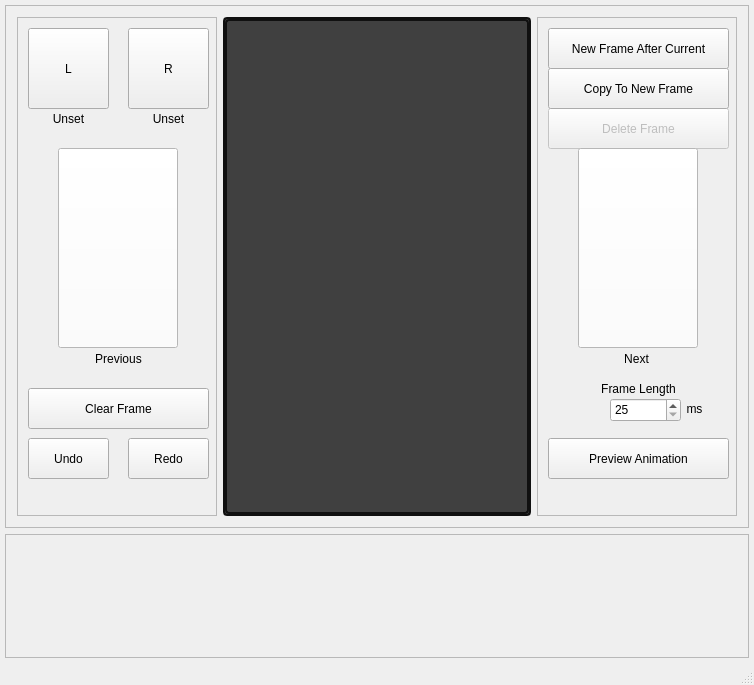
<?xml version="1.0" encoding="UTF-8"?>
<ui version="4.0">
 <class>MainWindow</class>
 <widget class="QMainWindow" name="MainWindow">
  <property name="geometry">
   <rect>
    <x>0</x>
    <y>0</y>
    <width>754</width>
    <height>685</height>
   </rect>
  </property>
  <property name="sizePolicy">
   <sizepolicy hsizetype="MinimumExpanding" vsizetype="MinimumExpanding">
    <horstretch>0</horstretch>
    <verstretch>0</verstretch>
   </sizepolicy>
  </property>
  <property name="minimumSize">
   <size>
    <width>12</width>
    <height>20</height>
   </size>
  </property>
  <property name="windowTitle">
   <string>Tower of Lights v3.0</string>
  </property>
  <property name="tabShape">
   <enum>QTabWidget::Rounded</enum>
  </property>
  <widget class="QWidget" name="centralWidget">
   <property name="sizePolicy">
    <sizepolicy hsizetype="MinimumExpanding" vsizetype="MinimumExpanding">
     <horstretch>0</horstretch>
     <verstretch>0</verstretch>
    </sizepolicy>
   </property>
   <property name="minimumSize">
    <size>
     <width>0</width>
     <height>0</height>
    </size>
   </property>
   <layout class="QVBoxLayout" name="verticalLayout">
    <property name="leftMargin">
     <number>5</number>
    </property>
    <property name="topMargin">
     <number>5</number>
    </property>
    <property name="rightMargin">
     <number>5</number>
    </property>
    <property name="bottomMargin">
     <number>5</number>
    </property>
    <item>
     <widget class="QScrollArea" name="scrollArea">
      <property name="widgetResizable">
       <bool>true</bool>
      </property>
      <widget class="QWidget" name="scrollAreaWidgetContents">
       <property name="geometry">
        <rect>
         <x>0</x>
         <y>0</y>
         <width>742</width>
         <height>496</height>
        </rect>
       </property>
       <layout class="QHBoxLayout" name="horizontalLayout_3">
        <item>
         <widget class="QScrollArea" name="scrollArea_3">
          <property name="sizePolicy">
           <sizepolicy hsizetype="Fixed" vsizetype="Expanding">
            <horstretch>0</horstretch>
            <verstretch>0</verstretch>
           </sizepolicy>
          </property>
          <property name="minimumSize">
           <size>
            <width>200</width>
            <height>472</height>
           </size>
          </property>
          <property name="widgetResizable">
           <bool>true</bool>
          </property>
          <widget class="QWidget" name="scrollAreaWidgetContents_4">
           <property name="geometry">
            <rect>
             <x>0</x>
             <y>0</y>
             <width>198</width>
             <height>470</height>
            </rect>
           </property>
           <widget class="QPushButton" name="pushButton_l">
            <property name="geometry">
             <rect>
              <x>10</x>
              <y>10</y>
              <width>81</width>
              <height>81</height>
             </rect>
            </property>
            <property name="styleSheet">
             <string notr="true"/>
            </property>
            <property name="text">
             <string>L</string>
            </property>
           </widget>
           <widget class="QPushButton" name="pushButton_r">
            <property name="geometry">
             <rect>
              <x>110</x>
              <y>10</y>
              <width>81</width>
              <height>81</height>
             </rect>
            </property>
            <property name="text">
             <string>R</string>
            </property>
           </widget>
           <widget class="QLabel" name="label_2">
            <property name="geometry">
             <rect>
              <x>10</x>
              <y>90</y>
              <width>81</width>
              <height>21</height>
             </rect>
            </property>
            <property name="text">
             <string>Unset</string>
            </property>
            <property name="alignment">
             <set>Qt::AlignCenter</set>
            </property>
           </widget>
           <widget class="QLabel" name="label_3">
            <property name="geometry">
             <rect>
              <x>110</x>
              <y>90</y>
              <width>81</width>
              <height>21</height>
             </rect>
            </property>
            <property name="text">
             <string>Unset</string>
            </property>
            <property name="alignment">
             <set>Qt::AlignCenter</set>
            </property>
           </widget>
           <widget class="QLabel" name="label_6">
            <property name="geometry">
             <rect>
              <x>60</x>
              <y>330</y>
              <width>81</width>
              <height>21</height>
             </rect>
            </property>
            <property name="text">
             <string>Previous</string>
            </property>
            <property name="alignment">
             <set>Qt::AlignCenter</set>
            </property>
           </widget>
           <widget class="QPushButton" name="pushButton_redo">
            <property name="geometry">
             <rect>
              <x>110</x>
              <y>420</y>
              <width>81</width>
              <height>41</height>
             </rect>
            </property>
            <property name="text">
             <string>Redo</string>
            </property>
           </widget>
           <widget class="QPushButton" name="pushButton_undo">
            <property name="geometry">
             <rect>
              <x>10</x>
              <y>420</y>
              <width>81</width>
              <height>41</height>
             </rect>
            </property>
            <property name="styleSheet">
             <string notr="true"/>
            </property>
            <property name="text">
             <string>Undo</string>
            </property>
           </widget>
           <widget class="QPushButton" name="pushButton_prev">
            <property name="geometry">
             <rect>
              <x>40</x>
              <y>130</y>
              <width>120</width>
              <height>200</height>
             </rect>
            </property>
            <property name="styleSheet">
             <string notr="true">background-color: rgb(255, 255, 255);</string>
            </property>
            <property name="text">
             <string/>
            </property>
           </widget>
           <widget class="QPushButton" name="pushButton_clearFrame">
            <property name="geometry">
             <rect>
              <x>10</x>
              <y>370</y>
              <width>181</width>
              <height>41</height>
             </rect>
            </property>
            <property name="styleSheet">
             <string notr="true"/>
            </property>
            <property name="text">
             <string>Clear Frame</string>
            </property>
           </widget>
          </widget>
         </widget>
        </item>
        <item>
         <widget class="QScrollArea" name="scrollArea_4">
          <property name="minimumSize">
           <size>
            <width>120</width>
            <height>200</height>
           </size>
          </property>
          <property name="maximumSize">
           <size>
            <width>16777215</width>
            <height>16777215</height>
           </size>
          </property>
          <property name="styleSheet">
           <string notr="true">background-color: rgb(64, 64, 64);
border: 2px solid rgb(16, 16, 16);
border-radius: 4px;</string>
          </property>
          <property name="widgetResizable">
           <bool>true</bool>
          </property>
          <widget class="QWidget" name="scrollAreaWidgetContents_5">
           <property name="geometry">
            <rect>
             <x>0</x>
             <y>0</y>
             <width>294</width>
             <height>468</height>
            </rect>
           </property>
           <layout class="QGridLayout" name="gridLayout_4">
            <item row="0" column="0">
             <layout class="QGridLayout" name="gridLayout"/>
            </item>
           </layout>
          </widget>
         </widget>
        </item>
        <item>
         <widget class="QScrollArea" name="scrollArea_5">
          <property name="sizePolicy">
           <sizepolicy hsizetype="Fixed" vsizetype="Expanding">
            <horstretch>0</horstretch>
            <verstretch>0</verstretch>
           </sizepolicy>
          </property>
          <property name="minimumSize">
           <size>
            <width>200</width>
            <height>472</height>
           </size>
          </property>
          <property name="widgetResizable">
           <bool>true</bool>
          </property>
          <widget class="QWidget" name="scrollAreaWidgetContents_6">
           <property name="geometry">
            <rect>
             <x>0</x>
             <y>0</y>
             <width>198</width>
             <height>470</height>
            </rect>
           </property>
           <widget class="QLabel" name="label_5">
            <property name="geometry">
             <rect>
              <x>58</x>
              <y>330</y>
              <width>81</width>
              <height>21</height>
             </rect>
            </property>
            <property name="text">
             <string>Next</string>
            </property>
            <property name="alignment">
             <set>Qt::AlignCenter</set>
            </property>
           </widget>
           <widget class="QPushButton" name="pushButton_new">
            <property name="geometry">
             <rect>
              <x>10</x>
              <y>10</y>
              <width>181</width>
              <height>41</height>
             </rect>
            </property>
            <property name="styleSheet">
             <string notr="true"/>
            </property>
            <property name="text">
             <string>New Frame After Current</string>
            </property>
           </widget>
           <widget class="QPushButton" name="pushButton_delete">
            <property name="enabled">
             <bool>false</bool>
            </property>
            <property name="geometry">
             <rect>
              <x>10</x>
              <y>90</y>
              <width>181</width>
              <height>41</height>
             </rect>
            </property>
            <property name="styleSheet">
             <string notr="true"/>
            </property>
            <property name="text">
             <string>Delete Frame</string>
            </property>
           </widget>
           <widget class="QLabel" name="label_8">
            <property name="geometry">
             <rect>
              <x>50</x>
              <y>360</y>
              <width>101</width>
              <height>21</height>
             </rect>
            </property>
            <property name="text">
             <string>Frame Length</string>
            </property>
            <property name="alignment">
             <set>Qt::AlignCenter</set>
            </property>
           </widget>
           <widget class="QLabel" name="label_9">
            <property name="geometry">
             <rect>
              <x>141</x>
              <y>380</y>
              <width>31</width>
              <height>21</height>
             </rect>
            </property>
            <property name="text">
             <string>ms</string>
            </property>
            <property name="alignment">
             <set>Qt::AlignCenter</set>
            </property>
           </widget>
           <widget class="QPushButton" name="pushButton_preview">
            <property name="geometry">
             <rect>
              <x>10</x>
              <y>420</y>
              <width>181</width>
              <height>41</height>
             </rect>
            </property>
            <property name="text">
             <string>Preview Animation</string>
            </property>
           </widget>
           <widget class="QSpinBox" name="spinBox">
            <property name="geometry">
             <rect>
              <x>72</x>
              <y>380</y>
              <width>71</width>
              <height>24</height>
             </rect>
            </property>
            <property name="minimumSize">
             <size>
              <width>71</width>
              <height>24</height>
             </size>
            </property>
            <property name="minimum">
             <number>25</number>
            </property>
            <property name="maximum">
             <number>1000000</number>
            </property>
           </widget>
           <widget class="QPushButton" name="pushButton_next">
            <property name="geometry">
             <rect>
              <x>40</x>
              <y>130</y>
              <width>120</width>
              <height>200</height>
             </rect>
            </property>
            <property name="styleSheet">
             <string notr="true">background-color: rgb(255, 255, 255);</string>
            </property>
            <property name="text">
             <string/>
            </property>
           </widget>
           <widget class="QPushButton" name="pushButton_copyNew">
            <property name="geometry">
             <rect>
              <x>10</x>
              <y>50</y>
              <width>181</width>
              <height>41</height>
             </rect>
            </property>
            <property name="styleSheet">
             <string notr="true"/>
            </property>
            <property name="text">
             <string>Copy To New Frame</string>
            </property>
           </widget>
          </widget>
         </widget>
        </item>
       </layout>
      </widget>
     </widget>
    </item>
    <item>
     <widget class="QScrollArea" name="scrollArea_2">
      <property name="sizePolicy">
       <sizepolicy hsizetype="Expanding" vsizetype="Fixed">
        <horstretch>0</horstretch>
        <verstretch>0</verstretch>
       </sizepolicy>
      </property>
      <property name="minimumSize">
       <size>
        <width>0</width>
        <height>124</height>
       </size>
      </property>
      <property name="widgetResizable">
       <bool>true</bool>
      </property>
      <widget class="QWidget" name="scrollAreaWidgetContents_3">
       <property name="geometry">
        <rect>
         <x>0</x>
         <y>0</y>
         <width>742</width>
         <height>122</height>
        </rect>
       </property>
       <layout class="QHBoxLayout" name="horizontalLayout">
        <item>
         <layout class="QHBoxLayout" name="horizontalLayout_2">
          <property name="spacing">
           <number>-1</number>
          </property>
         </layout>
        </item>
       </layout>
      </widget>
     </widget>
    </item>
   </layout>
  </widget>
  <widget class="QStatusBar" name="statusBar"/>
  <widget class="QMenuBar" name="menuBar">
   <property name="geometry">
    <rect>
     <x>0</x>
     <y>0</y>
     <width>754</width>
     <height>22</height>
    </rect>
   </property>
  </widget>
 </widget>
 <layoutdefault spacing="6" margin="11"/>
 <resources/>
 <connections/>
</ui>
